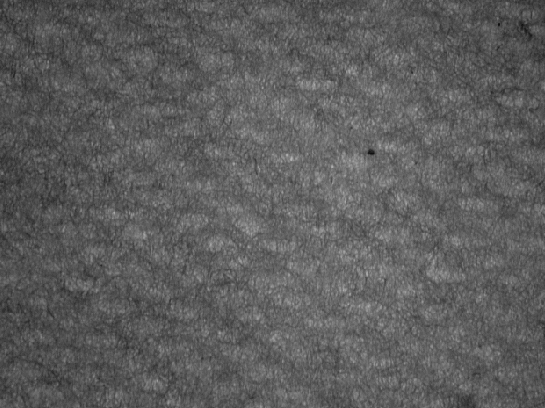
%> input picture 0.2 HW2/Proj2.tif, 545 x 408 px
$ octave Soares_da_Silva_hw2_v2.m   (GNU Octave 9; MATLAB toolbox functions it lacks are replaced by stand-ins)
%> lines starting %> are read from the running program, lines starting %| are printed output that depends on the picture; in (x1, y1, x2, y2) boxes, pixels count from 0 and x2, y2 are one past the last pixel; in counts of white or black regions, pixels touching at a corner belong together; the program's own positions count from 1
close all; clc, clear

filt_n = @(n)1/n^2*ones(n);
adjust_lg_abs_I_fft =...
    @(lg_abs_I_fft)uint8(round(lg_abs_I_fft./max(max(lg_abs_I_fft))*255));
%% original
I = imread('Proj2.tif');
%> I is the input picture: size 408x545 uint8; min 16, max 181, mean 93
figure
subplot(231);
imshow(I);
title('original img');
%% fft
threshold = 12;
I = double(I) - conv2(I,norm_filt(3),'same');
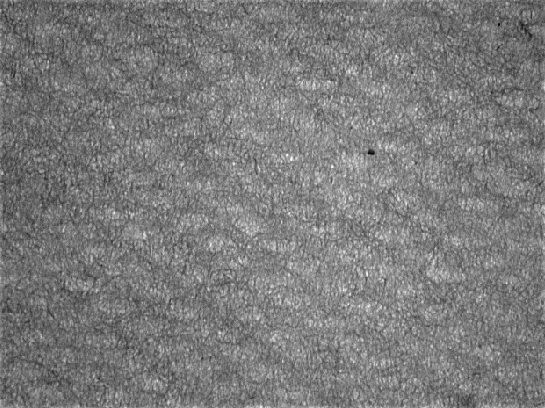
%> I: size 408x545 double; min -9.81, max 129.2, mean 57.5; drawn with min black and max white
I_fft = fft2(I);
abs_I_fft = abs(fftshift(I_fft));
lg_abs_I_fft = log(1+abs_I_fft);
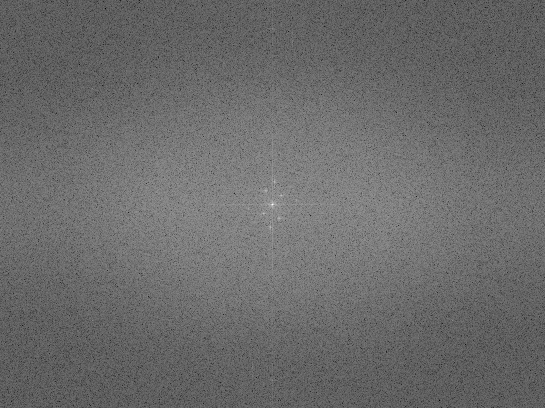
%> lg_abs_I_fft: size 408x545 double; min 1.5, max 16.36, mean 7.74; drawn with min black and max white
background_i_lo = find(lg_abs_I_fft  <= threshold );
%> background_i_lo = 222349 values from 1 to 222360
object_i_lo = find(lg_abs_I_fft  > threshold );
%> object_i_lo = [107518; 108311; 110388; 110773; 111180; 111181; 111182; 111589; 111974; 114051; 114844]
%lg_abs_I_fft(background_i_lo ) = 0;

x = -5:-1;
y = x;
lg_abs_I_fft(205,273 + x) = 0;
%> lg_abs_I_fft: size 408x545 double; under 0.01% of pixels changed, all inside (x1, y1, x2, y2) = (267, 204, 272, 205)
lg_abs_I_fft(205 +y,273) = 0;
%> lg_abs_I_fft: size 408x545 double; min 0, max 16.36, mean 7.74; mean of the top-left, top-right, bottom-left and bottom-right quarters 7.74, 7.73, 7.74, 7.75
lg_abs_I_fft(205+y,273 + x) = 0;
%> lg_abs_I_fft: size 408x545 double; min 0, max 16.36, mean 7.74; mean of the top-left, top-right, bottom-left and bottom-right quarters 7.73, 7.73, 7.74, 7.75
x = 1:5;
y = x;
lg_abs_I_fft(205,273 + x) = 0;
lg_abs_I_fft(205 +y,273) = 0;
lg_abs_I_fft(205+y,273 + x) = 0;
%> lg_abs_I_fft: size 408x545 double; min 0, max 16.36, mean 7.74; mean of the top-left, top-right, bottom-left and bottom-right quarters 7.73, 7.73, 7.74, 7.74

x = 1:5;
y = -5:-1;
lg_abs_I_fft(205+y,273 + x) = 0;
y = 1:5;
x = -5:-1;
lg_abs_I_fft(205+y,273 + x) = 0;
%> lg_abs_I_fft: size 408x545 double; min 0, max 16.36, mean 7.73

% SE = strel('diamond',1)
% I_er = imerode(lg_abs_I_fft ,SE);

subplot(232);
imagesc(lg_abs_I_fft);
title('fft log-abs');
%% ifft
I_fft(background_i_lo) = 0;
[m,n] = size(I_fft);
%> m = 408; n = 545
%m = round(m/2);
%n = round(n/2);

x = -5:-1;
y = x;
I_fft(205,273 + x) = 0;
I_fft(205 +y,273) = 0;
I_fft(205+y,273 + x) = 0;
x = 1:5;
y = x;
I_fft(205,273 + x) = 0;
I_fft(205 +y,273) = 0;
I_fft(205+y,273 + x) = 0;

x = 1:5;
y = -5:-1;
I_fft(205+y,273 + x) = 0;
y = 1:5;
x = -5:-1;
I_fft(205+y,273 + x) = 0;


I_g = I_fft;
I_ifft = fftshift(I_g);

%I_ifft(object_i_lo) =
%I_ifft(background_i_lo) = 0;
I_ifft = abs(ifft2(fftshift(I_ifft)));
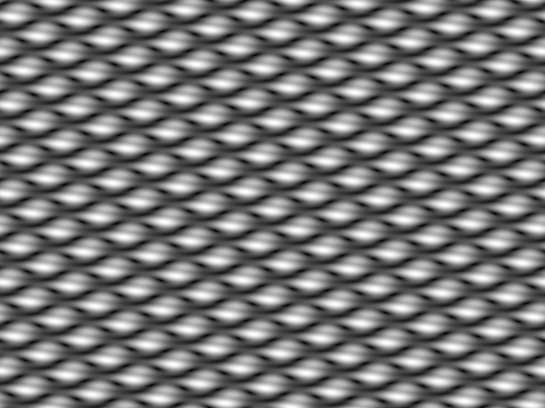
%> I_ifft: size 408x545 double; min 5.43e-05, max 0.0316, mean 0.0148; drawn with min black and max white
%I_ifft_8bit = I_ifft;

subplot(233);
colormap gray
imagesc(I_ifft);
title('ifft');


function S = correct_negatives(r) %corrects negative pixels
    [m, n] = size(r);
    r = double(r);
    r_reshaped = reshape(r, [1,m*n]);

    min_r = min(r_reshaped);
    max_r = max(r_reshaped);
    S=uint8(255.*(r- min_r)./(max_r-min_r));
end

function binImage =  binI(threshold, image)
    binImage = image;
    binImage(image<(threshold)) = 0;
    binImage(image>(threshold)) = 255;
end

function filt = norm_filt(n)
    guass_filt =@(x,y,std)exp(-(x.^2+y^2)/(2*std^2))*1/(2*pi*std^2);

    x = -n:1:n;
    y= x;
    len = length(x);
    for i=1:len
        for j=1:len
            filt(i,j) = guass_filt(x(i),y(j),4);
        end
    end
end
